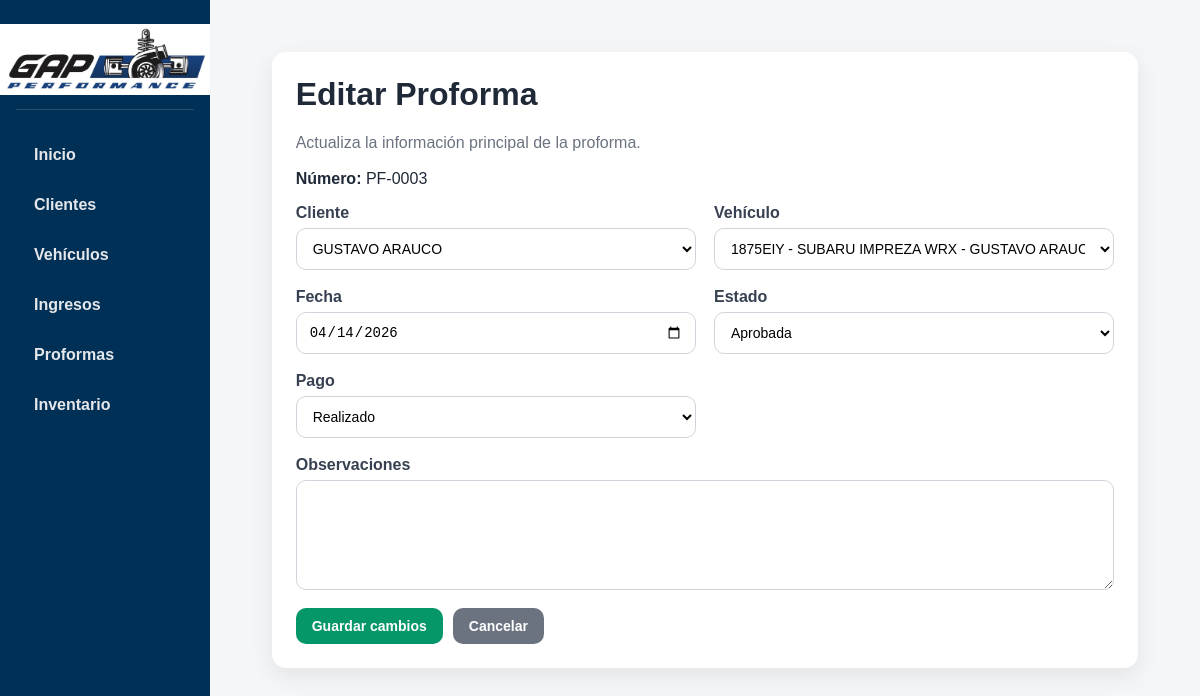
Page /proformas/9/editar on the committed database.
### tables this page shows
CREATE TABLE proformas (
    id_proforma INTEGER PRIMARY KEY AUTOINCREMENT,
    numero_proforma TEXT NOT NULL UNIQUE,
    id_cliente INTEGER NOT NULL,
    id_vehiculo INTEGER NOT NULL,
    fecha TEXT NOT NULL,
    subtotal_repuestos REAL DEFAULT 0,
    subtotal_mano_obra REAL DEFAULT 0,
    total_general REAL DEFAULT 0,
    total_literal TEXT,
    observaciones TEXT,
    nota_documento TEXT DEFAULT 'NO ES VALIDO COMO FACTURA',
    estado TEXT DEFAULT 'Pendiente', pago TEXT DEFAULT 'Pendiente',
    FOREIGN KEY (id_cliente) REFERENCES clientes(id_cliente),
    FOREIGN KEY (id_vehiculo) REFERENCES vehiculos(id_vehiculo)
);

CREATE TABLE clientes (
    id_cliente INTEGER PRIMARY KEY AUTOINCREMENT,
    nombre_completo TEXT NOT NULL,
    telefono TEXT NOT NULL,
    ci_nit TEXT,
    direccion TEXT
);

CREATE TABLE vehiculos (
    id_vehiculo INTEGER PRIMARY KEY AUTOINCREMENT,
    id_cliente INTEGER NOT NULL,
    placa TEXT NOT NULL UNIQUE,
    marca TEXT NOT NULL,
    modelo TEXT NOT NULL,
    tipo TEXT,
    vin TEXT,
    color TEXT,
    anio INTEGER,
    FOREIGN KEY (id_cliente) REFERENCES clientes(id_cliente)
);

### app.py (the view, shortened to what this page needs)
@app.route("/proformas/<int:id_proforma>/editar", methods=["GET", "POST"])
def editar_proforma(id_proforma):
    conexion = conectar_db()
    cursor = conexion.cursor()
    cursor.execute("SELECT * FROM proformas WHERE id_proforma = ?", (id_proforma,))
    proforma = cursor.fetchone()
    cursor.execute("SELECT * FROM clientes ORDER BY nombre_completo ASC")
    clientes = cursor.fetchall()
    cursor.execute("""
        SELECT v.*, c.nombre_completo
        FROM vehiculos v
        INNER JOIN clientes c ON v.id_cliente = c.id_cliente
        ORDER BY v.id_vehiculo DESC
    """)
    vehiculos = cursor.fetchall()
    conexion.close()
    return render_template("editar_proforma.html", proforma=proforma, clientes=clientes, vehiculos=vehiculos)

### app.py (called while the page is built)
def conectar_db():
    conexion = sqlite3.connect("taller.db")
    conexion.row_factory = sqlite3.Row
    return conexion

### templates/editar_proforma.html (shortened to what this page needs)
{% extends "base.html" %}
{% block content %}
<div class="card">
    <div class="page-header">
        <div>
            <h1>Editar Proforma</h1>
            <p>Actualiza la información principal de la proforma.</p>
        </div>
    </div>
    <p><strong>Número:</strong> {{ proforma['numero_proforma'] }}</p>
    <form method="POST">
        <div class="form-grid">
            <div class="form-group">
                <label>Cliente</label>
                <select name="id_cliente" id="id_cliente" required>
                    {% for cliente in clientes %}
                        <option value="{{ cliente['id_cliente'] }}" {% if cliente['id_cliente'] == proforma['id_cliente'] %}selected{% endif %}>
                            {{ cliente['nombre_completo'] }}
                        </option>
                    {% endfor %}
                </select>
            </div>
            <div class="form-group">
                <label>Vehículo</label>
                <select name="id_vehiculo" id="id_vehiculo" required>
                    {% for vehiculo in vehiculos %}
                        <option value="{{ vehiculo['id_vehiculo'] }}" data-cliente="{{ vehiculo['id_cliente'] }}" {% if vehiculo['id_vehiculo'] == proforma['id_vehiculo'] %}selected{% endif %}>
                            {{ vehiculo['placa'] }} - {{ vehiculo['marca'] }} {{ vehiculo['modelo'] }} - {{ vehiculo['nombre_completo'] }}
                        </option>
                    {% endfor %}
                </select>
            </div>
            <div class="form-group">
                <label>Fecha</label>
                <input type="date" name="fecha" value="{{ proforma['fecha'] }}" required>
            </div>
            <div class="form-group">
                <label>Estado</label>
                <select name="estado" required>
                    <option value="Aprobada" {% if proforma['estado'] == 'Aprobada' %}selected{% endif %}>Aprobada</option>
                </select>
            </div>
            <div class="form-group">
                <label>Pago</label>
                <select name="pago" required>
                    <option value="Realizado" {% if proforma['pago'] == 'Realizado' %}selected{% endif %}>Realizado</option>
                </select>
            </div>
            <div class="form-group full">
                <label>Observaciones</label>
                <textarea name="observaciones">{{ proforma['observaciones'] or '' }}</textarea>
            </div>
        </div>
        <div class="form-actions">
            <button class="btn btn-success" type="submit">Guardar cambios</button>
            <a class="btn btn-secondary" href="/proformas/{{ proforma['id_proforma'] }}">Cancelar</a>
        </div>
    </form>
</div>
{% endblock %}

### static/style.css (style rules this page uses)
* { box-sizing: border-box; }
body { margin: 0; font-family: Arial, Helvetica, sans-serif; background-color: #f4f6f8; color: #1f2937; }
a { text-decoration: none; }
h1, h2, h3 { margin-top: 0; }
.card { background: white; border-radius: 14px; padding: 24px; box-shadow: 0 8px 24px rgba(0, 0, 0, 0.08); margin-bottom: 24px; }
.btn { display: inline-block; padding: 10px 16px; border: none; border-radius: 10px; cursor: pointer; font-size: 14px; font-weight: bold; transition: 0.2s; }
.btn-secondary { background: #6b7280; color: white; }
.btn-success { background: #059669; color: white; }
.form-grid { display: grid; grid-template-columns: 1fr 1fr; gap: 18px; }
.form-group { display: flex; flex-direction: column; }
.form-group.full { grid-column: 1 / -1; }
label { font-weight: bold; margin-bottom: 6px; color: #374151; }
input, select, textarea { width: 100%; padding: 11px 12px; border: 1px solid #d1d5db; border-radius: 10px; background: #fff; font-size: 14px; transition: 0.2s; }
textarea { min-height: 110px; resize: vertical; }
.form-actions { margin-top: 18px; display: flex; gap: 10px; flex-wrap: wrap; }
.page-header { display: flex; justify-content: space-between; align-items: center; gap: 12px; flex-wrap: wrap; margin-bottom: 18px; }
.page-header p { margin: 0; color: #6b7280; }

### rows in the picture
proformas: numero_proforma "PF-0003", id_cliente "GUSTAVO ARAUCO", id_vehiculo "1875EIY - SUBARU IMPREZA WRX - GUSTAVO ARAUCO", fecha "04/14/2026", estado "Aprobada", pago "Realizado"
